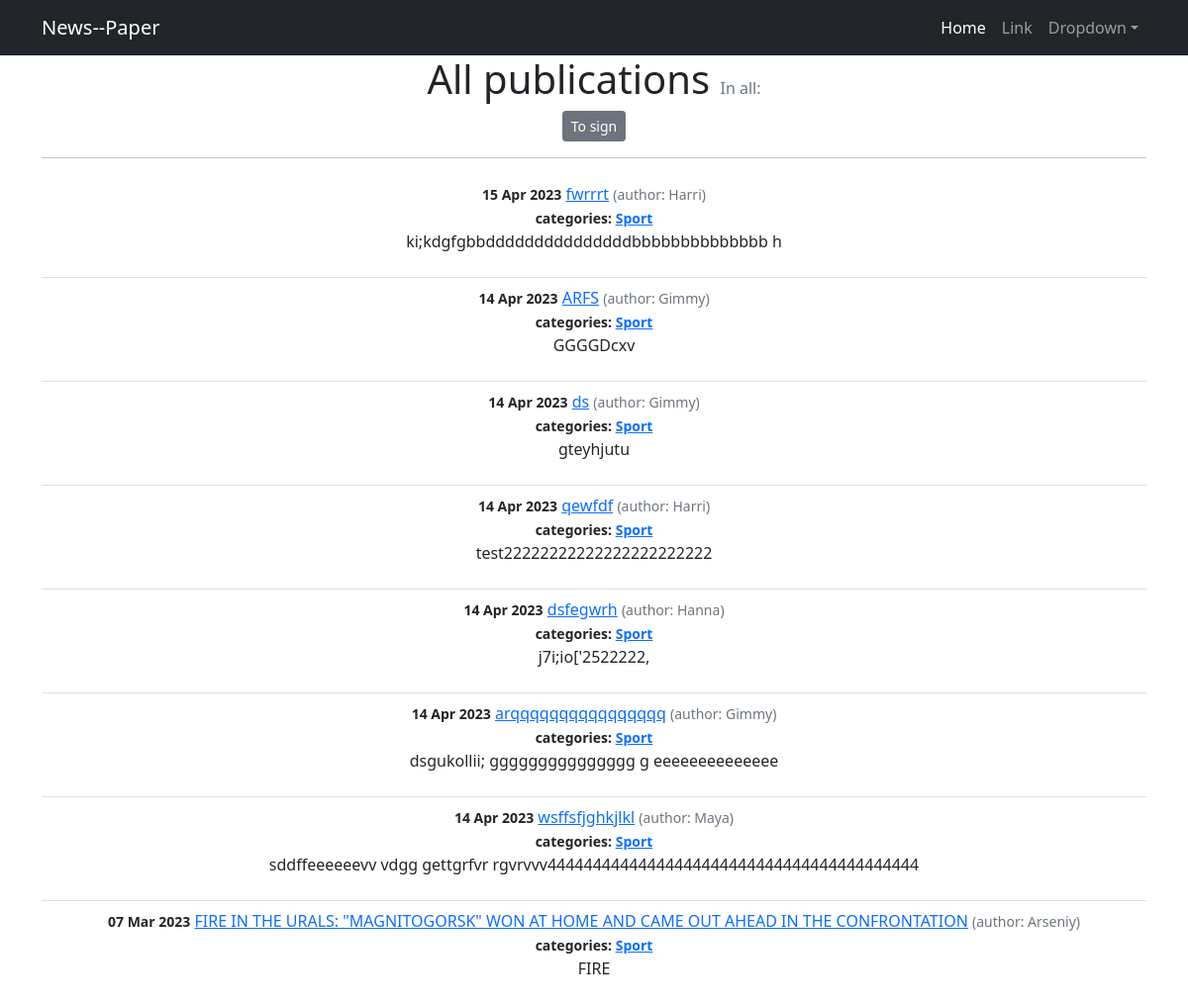
Screenshot of /news/categories/1 with the database file from the repository.
### news/models.py (models this page shows, shortened)
class Post(models.Model):
    objects = None
    author = models.ForeignKey(Author, on_delete=models.CASCADE)
    typContent = [('Article', 'Article'), ('News', 'News')]
    newsArticle = models.CharField(choices=typContent, max_length=7, default='News')
    dateTime = models.DateTimeField(auto_now_add=True)
    category = models.ManyToManyField(Category, through='PostCategory')
    title = models.CharField(max_length=255)
    text = models.TextField()
    rating = models.SmallIntegerField(default=0)

class Author(models.Model):
    user = models.OneToOneField(User, on_delete=models.CASCADE)
    authorRating = models.SmallIntegerField(default=0)
    def __str__(self):
        return f'{self.user}'

class Category(models.Model):
    category_name = models.CharField(max_length=128, unique=True)
    subscribers = models.ManyToManyField(User, related_name='categories')
    def __str__(self):
        return f'{self.category_name}'

### news/views.py (the view)
# urls.py: path('categories/<int:pk>', CategoryListView.as_view(), name='category_list'),
class CategoryListView(ListView):
    model = Post
    template_name = 'category_list.html'
    context_object_name = 'category_news_list'
    def get_queryset(self):
        self.category = get_object_or_404(Category, id=self.kwargs['pk'])
        queryset = Post.objects.filter(category=self.category).order_by('-dateTime')
        return queryset
    def get_context_data(self, **kwargs):
        context = super().get_context_data(**kwargs)
        context['is_not_subscriber'] = self.request.user not in self.category.subscribers.all()
        context['category'] = self.category
        return context

### templates/category_list.html (shortened to what this page needs)
<!DOCTYPE html>
{% extends 'default.html' %}
{% load custom_filters %}
{% block content %}
<h1 class="text-center">All publications <span class="text-muted fs-6 fw-normal">In all: {{ page_obj.paginator.count }}</span></h1>
    {% if is_not_subscriber %}
        <p class="text-center"><a href="{% url 'subscribe' category.id %}" class="btn btn-secondary btn-sm">To sign</a></p>
    {% endif %}
<hr>
<ul class = "list-group list-group-flush">
    {% for post in category_news_list %}
        <li class = "list-group-item">
            <small class = "fw-bold">{{ post.dateTime | date:'d M Y' }}</small>
            <a href="{% url 'post_detail' post.id %}">{{ post.title }}</a>
            <small class = "text-muted">(author: {{ post.author }})</small><br>
            <small class = "fw-bold">categories:
                {% for category in post.category.all %}
                <a href="{% url 'category_list' category.id %}">{{ category }}</a>
                {% endfor %}
            </small>
            <p>{{ post.text | truncatechars:210 }}</p>
        </li>
    {% endfor %}
</ul>
{% endblock content %}

### rows the page displays
Post: dateTime "15 Apr 2023", title "fwrrrt", author "Harri", text "ki;kdgfgbbdddddddddddddddbbbbbbbbbbbbbb h"
Category: category_name "Sport"
Post: dateTime "14 Apr 2023", title "ARFS", author "Gimmy", text "GGGGDcxv"
Post: dateTime "14 Apr 2023", title "ds", author "Gimmy", text "gteyhjutu"
Post: dateTime "14 Apr 2023", title "qewfdf", author "Harri", text "test22222222222222222222222"
Post: dateTime "14 Apr 2023", title "dsfegwrh", author "Hanna", text "j7i;io['2522222,"
Post: dateTime "14 Apr 2023", title "arqqqqqqqqqqqqqqqq", author "Gimmy", text "dsgukollii; ggggggggggggggg g eeeeeeeeeeeeee"
Post: dateTime "14 Apr 2023", title "wsffsfjghkjlkl", author "Maya", text "sddffeeeeeevv vdgg gettgrfvr rgvrvvv44444444444444444444444444444444444444444"
Post: dateTime "07 Mar 2023", title "FIRE IN THE URALS: \"MAGNITOGORSK\" WON AT HOME AND CAME OUT AHEAD IN THE CONFRONTATION", author "Arseniy", text "FIRE"
